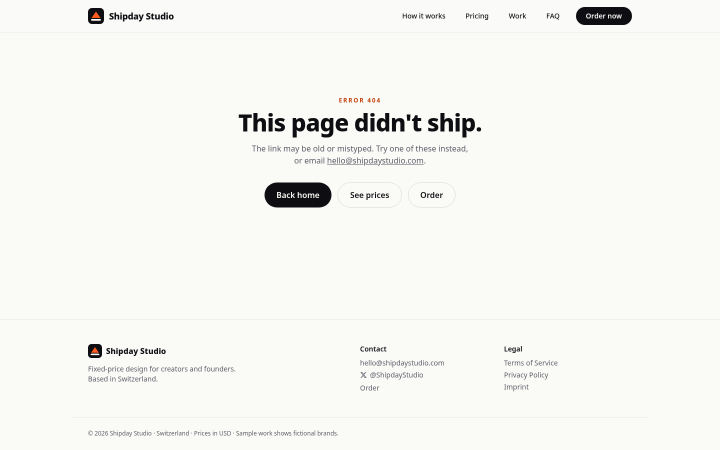
#> input picture screens/404-desktop.png, 1440 x 900 px (shown at 1/2 size)
$ python -i protect.py   (imports and definitions only)
#> lines starting #> are read from the running program, lines starting #| are printed output that depends on the picture
#> further down, picture is the input picture: PIL image 1440x900 RGB; mean R, G, B 245.2, 245.1, 242.3
#!/usr/bin/env python3
"""Image protection for pre-payment buyer previews, and clean web export for the public site.

AK t102u (27 Oct 2026): website images are NEVER watermarked. The watermark recipe
(`make` / `is-protected`) applies only to lead-specific buyer previews sent before payment
(X DM, public reply, Reddit, email, first-order concept, Zernio outreach media).

Site samples (`protect.py site`) rebuild every image under public/work and public/demos
from private masters in samples/site-masters/ as clean, web-sized, metadata-stripped
WebP/JPEG. They must NOT appear in data/protect-manifest.json (that file lists watermarked
outputs only). funnel_check / site_quality_gate FAIL if a site image's sha256 is in the
manifest or a PREVIEW badge is detected.

Usage:
  protect.py make IN [OUT] [--crop …] [--max 640] [--format jpg|webp] [--purpose …]
  protect.py site [--force]       clean web rebuild of public/work + public/demos
  protect.py check [FILE …]       site default: FAIL if watermarked / PREVIEW / metadata / SVG
                                  explicit FILE: buyer-preview rules (<=640, in manifest, no meta)
  protect.py is-protected FILE    exit 0 if FILE's sha256 is a watermarked manifest output
"""
from __future__ import annotations
import argparse, hashlib, io, json, os, shutil, sys, time
from pathlib import Path
from PIL import Image, ImageDraw, ImageFont

ROOT = Path(__file__).resolve().parent.parent
PUBLIC = ROOT / "public"
MASTERS = ROOT / "samples" / "site-masters"          # private, gitignored
MANIFEST = ROOT / "data" / "protect-manifest.json"   # private, gitignored; watermarked outputs ONLY
SITE_DIRS = ("work", "demos")
BRAND_EXEMPT = ("icon-192.png", "icon-512.png", "icon-maskable-512.png", "og.png", "og/")
RASTER = (".png", ".jpg", ".jpeg", ".webp", ".gif", ".avif")
LABEL = "SHIPDAY STUDIO · PREVIEW"
VERSION = 2
MAX_LONG = 640          # buyer-preview long-side cap
MAX_169_W = 560         # buyer-preview 16:9 width (below YouTube's 640 min)
SITE_MAX = 1280         # clean site image long-side / 16:9 width
FONTS = [
    "/usr/share/fonts/truetype/sand-box/google/Inter/Inter-VariableFont_opsz,wght.ttf",
    "/System/Library/Fonts/Supplemental/Arial Bold.ttf",
    "/Library/Fonts/Arial Bold.ttf",
    "/usr/share/fonts/truetype/dejavu/DejaVuSans-Bold.ttf",
]


def sha(b: bytes) -> str:
    return hashlib.sha256(b).hexdigest()


# [11 lines left out: functions load_manifest, save_manifest, not called in this run]


def font(size: int):
    for p in FONTS:
        if os.path.exists(p):
            try:
                f = ImageFont.truetype(p, size)
                try:
                    f.set_variation_by_axes([14, 800])
                except Exception:
                    pass
                return f
            except Exception:
                pass
    return ImageFont.load_default()


# [29 lines left out: functions crop, target_size, not called in this run]


def watermark(im: Image.Image) -> Image.Image:
    im = im.convert("RGBA")
    w, h = im.size
#> w = 1440; h = 900
    fs = max(11, round(max(w, h) / 24))
#> fs = 60
    f = font(fs)
    big = int((w * w + h * h) ** 0.5) + 2 * fs
#> big = 1818
    tile = Image.new("RGBA", (big, big), (0, 0, 0, 0))
#> tile: PIL image 1818x1818 RGBA; every value is 0
    d = ImageDraw.Draw(tile)
    tw = d.textlength(LABEL, font=f)
#> tw = 942.3
    step_x, step_y = int(tw + fs * 1.6), int(fs * 3.2)
#> step_x = 1038; step_y = 192
    for row, y in enumerate(range(0, big, step_y)):
        off = (row % 2) * step_x // 2
        for x in range(-step_x, big, step_x):
            d.text((x + off + 1, y + 1), LABEL, font=f, fill=(0, 0, 0, 70))
            d.text((x + off, y), LABEL, font=f, fill=(255, 255, 255, 88))
#> this loop made 10 passes
#> off on passes 1 to 10: 0, 519, 0, 519, 0, 519, 0, 519, 0, 519
    tile = tile.rotate(28, resample=Image.BICUBIC)
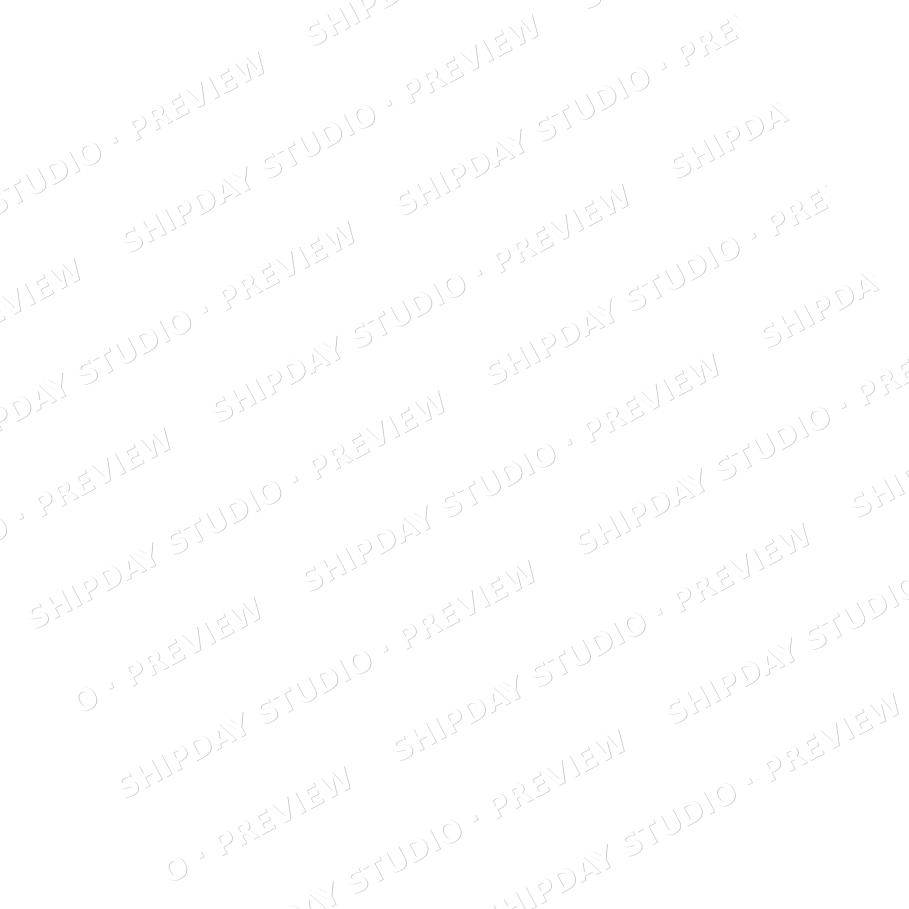
#> tile: PIL image 1818x1818 RGBA (shown at 1/2 size); mean R, G, B, A 23.1, 23.1, 23.1, 8.1; transparent parts drawn white
    l, t = (big - w) // 2, (big - h) // 2
#> l = 189; t = 459
    im.alpha_composite(tile.crop((l, t, l + w, t + h)))
    bf = font(max(10, round(min(w, 2 * h) / 34)))
    d = ImageDraw.Draw(im)
    bw = d.textlength(LABEL, font=bf)
#> bw = 659.5
    pad = max(4, w // 110)
#> pad = 13
    bh = bf.size + pad * 2
#> bh = 68
    x0, y0 = w - int(bw) - pad * 3, h - bh - pad
#> x0 = 742; y0 = 819
    d.rounded_rectangle((x0, y0, w - pad, h - pad), radius=pad, fill=(14, 14, 18, 225))
    d.text((x0 + pad, y0 + pad - 1), LABEL, font=bf, fill=(255, 107, 44, 255))
    return im


# [43 lines left out: functions render, render_clean, not called in this run]


def is_hero_or_thumb(rel: Path) -> bool:
    n = rel.name.lower()
    return n.startswith("thumb-") or "thumb-" in n or n.startswith("hero") or n == "hero.webp" or n.endswith("-hero.webp")


def record(m: dict, out_rel: str, data: bytes, size, src_sha: str, purpose: str) -> None:
    m["outputs"][sha(data)] = {"file": out_rel, "w": size[0], "h": size[1], "src": src_sha,
                               "purpose": purpose, "v": VERSION, "at": time.strftime("%Y-%m-%dT%H:%M:%S%z")}


# [266 lines left out: functions rel, has_metadata, has_preview_watermark, site_images, resolve_master, cmd_make and 7 more, not called in this run]


# [2 lines not run here, left out]

>>> from PIL import Image
>>> picture = Image.open('../screens/404-desktop.png')
>>> result = watermark(picture)
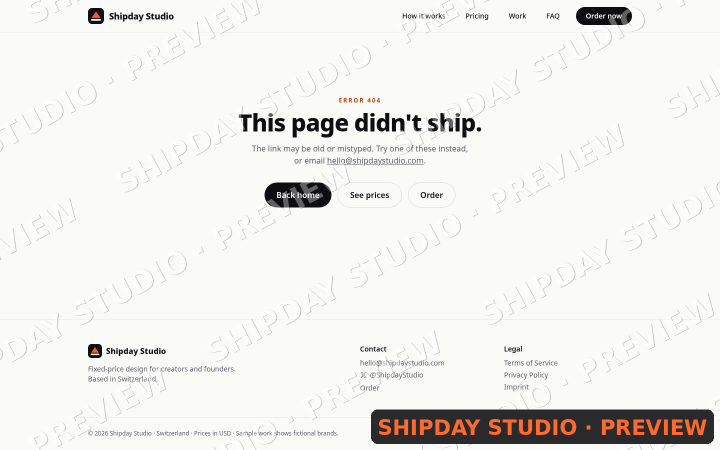
#> result: PIL image 1440x900 RGBA (shown at 1/2 size); mean R, G, B, A 238, 236.9, 234, 254.1; transparent parts drawn white
